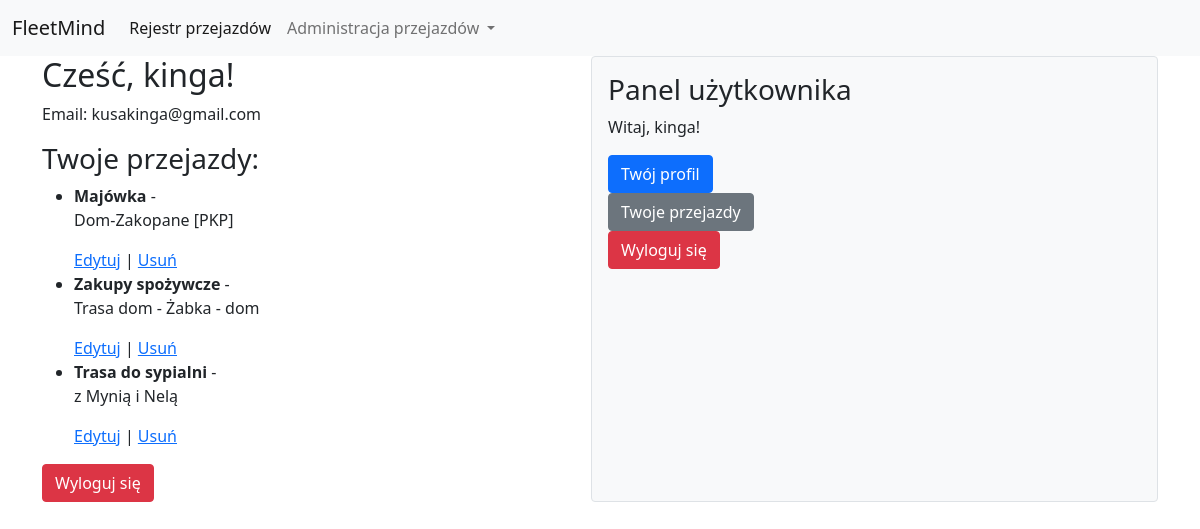
Before: /user-panel/ (signed in) with the older database file.
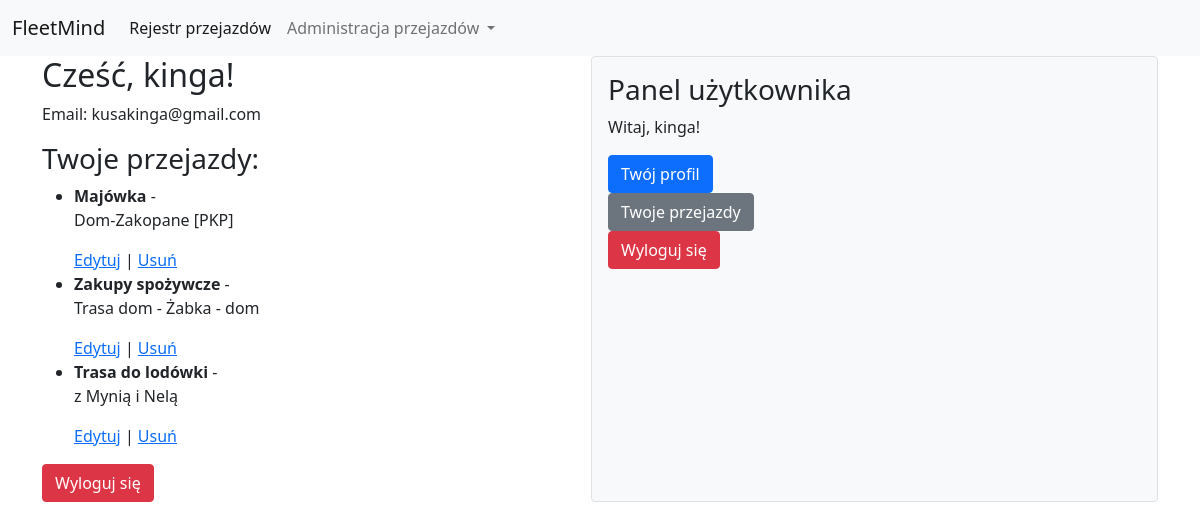
After: the same page with the newer database file.
### Fleet/models.py (models this page shows)
class Post(models.Model):
    title = models.CharField(max_length=200)
    content = models.TextField()
    create_at = models.DateTimeField(auto_now_add=True)
    author = models.ForeignKey(User, on_delete=models.CASCADE)

### Fleet/views.py (the view)
# urls.py: path('user-panel/', user_panel, name='user_panel'),
@login_required
def user_panel(request):
    user_posts = Post.objects.filter(author=request.user)  # Pobieramy posty użytkownika
    return render(request, "Fleet/Auth/user_panel.html", {"user": request.user, "posts": user_posts})

### Fleet/templates/Fleet/Auth/user_panel.html (shortened to what this page needs)
{% extends "Fleet/base.html" %}
{% block content %}
<h2>Cześć, {{ user.username }}!</h2>
<p>Email: {{ user.email }}</p>
<h3>Twoje przejazdy:</h3>
{% if posts %}
    <ul>
        {% for post in posts %}
            <li><strong>{{ post.title }}</strong> - {{ post.created_at }}</li>
            <p>{{ post.content }}</p>
            <a href="{% url 'update_post' post.id %}">Edytuj</a> |
            <a href="{% url 'delete_post' post.id %}">Usuń</a>
        {% endfor %}
    </ul>
{% else %}
    <p>Nie dodano żadnych przejazdów.</p>
{% endif %}
<form method="post" action="{% url 'logout' %}">
    <button type="submit" class="btn btn-danger">Wyloguj się</button>
</form>
{% endblock %}

Changed rows visible on the page:
changed Post "z Mynią i Nelą": title "Trasa do sypialni" → "Trasa do lodówki"
